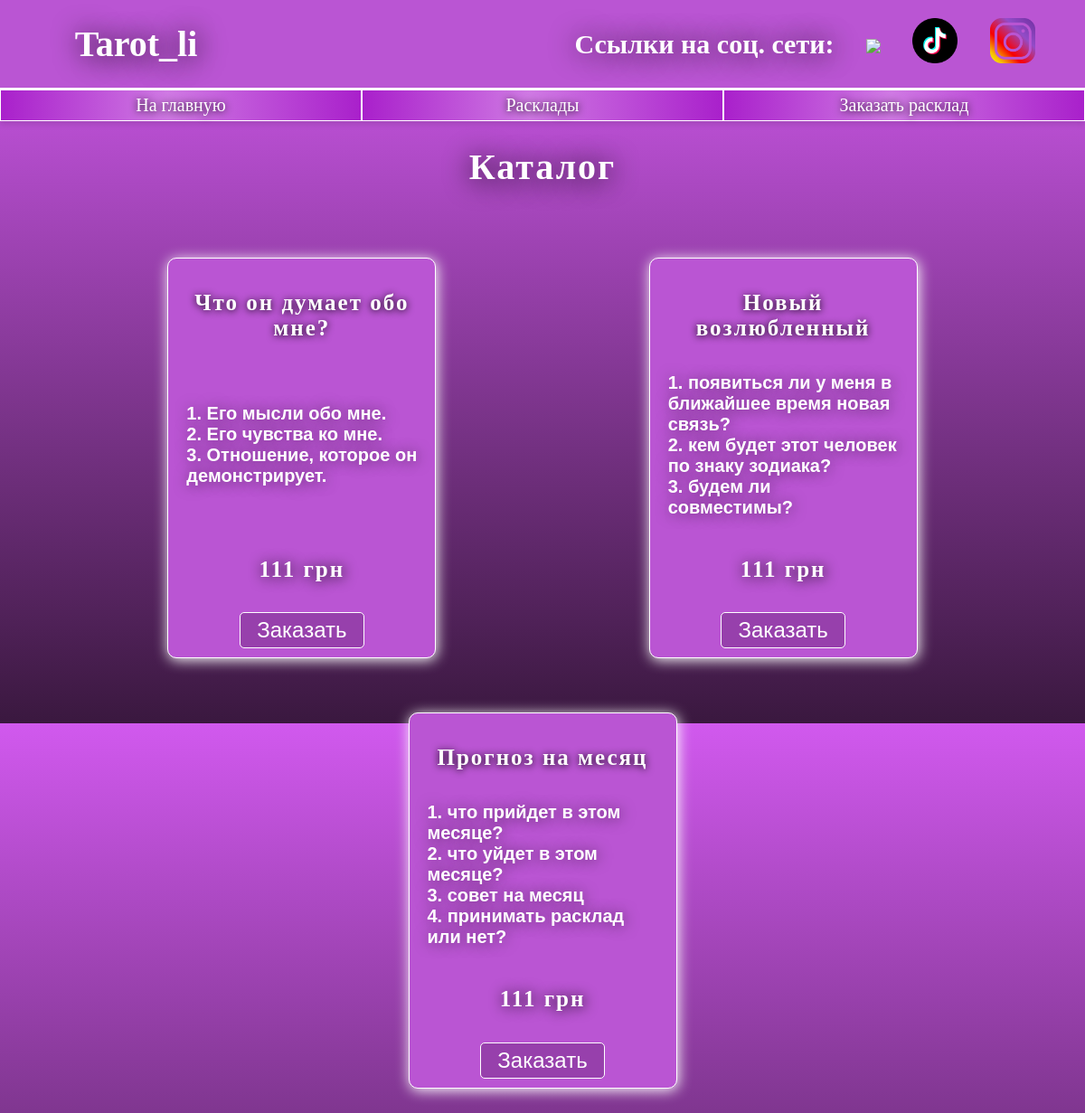
The app's page /catalog/, older data.
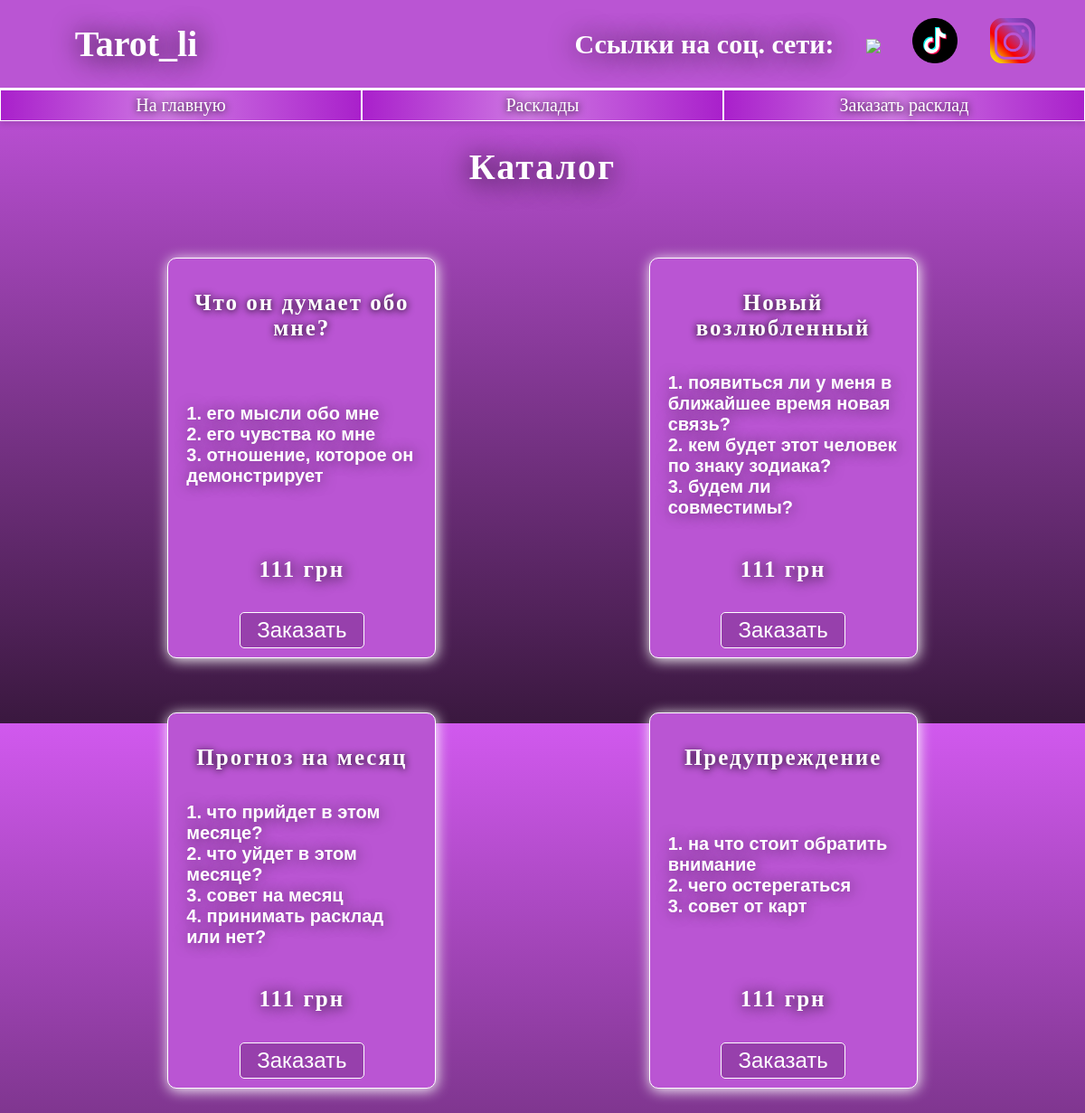
The same page, newer data.
### web/models.py (models this page shows, shortened)
class Rasklad(models.Model):
    name = models.CharField('Название раскладов', max_length= 100)
    voprosi = models.CharField('Вопросы расклада', max_length=1024)
    price = models.IntegerField("Цена")
    description = models.TextField('Описание')
    date = models.DateField('Дата публикации')

### web/views.py (the view)
# urls.py: path("catalog/", views.two, name='catalog'),
def two(request):
    data = Rasklad.objects.all()
    return render(request, "web/index2.html", {'rasklads': data})

### web/templates/web/index2.html (shortened to what this page needs)
{% extends 'web/base.html' %}
{% block content %}
    <h1>Каталог</h1>
    <div class="all-tovars">
    {% for rasklad in rasklads %}
        <div class="tovar">
            <h3>{{ rasklad.name }}</h3>
            <p class="description">{{ rasklad.description|linebreaksbr }}</p>
            <h4>{{ rasklad.price }} грн</h4>
            <button class="form-button"><a href="{% url 'rasklad' %}">Заказать</a></button>
        </div>
    {% endfor %}
    </div>
{% endblock %}

### web/templates/web/base.html (shortened to what this page needs)
{% load static %}
<!DOCTYPE html>
<html lang="en">
<head>
    <link rel="stylesheet" href="{% static 'web/css/index.css' %}">
</head>
<body>
    <header>
        <div class="header">
            <div class="head-elem"><p class="head-foot-text">Tarot_li</p></div>
            <div class="head-elem seti">
                <div>Ссылки на соц. сети: </div>
                <div class="soc-set"><a href="https://t.me/tarot_lil" target="_blank"><img src="{% static 'web/img/telegram.png' %}"></a></div>
                <div class="soc-set"><a href="https://www.tiktok.com/@tarot_lil?_t=8oQxVuHzZk8&_r=1" target="_blank"><img src="{% static 'web/img/Tiktok.png' %}"></a></div>
                <div class="soc-set"><a href="https://www.instagram.com/tarot_li_?igsh=N3c5aXlpeWIzMG01&utm_source=qr" target="_blank"><img src="{% static 'web/img/instagram.png' %}"></a></div>
            </div>
        </div>
    </header>
    <div class="all-content">
        <div class="menu">
            <a href="{% url 'glavnaya' %}"><div class="menu-button">На главную</div></a>
            <a href="{% url 'catalog' %}"><div class="menu-button">Расклады</div></a>
            <a href="{% url 'rasklad' %}"><div class="menu-button">Заказать расклад</div></a>
        </div>
        <div class="catalog">
            {% block content %}
            {% endblock %}
        </div>
    </div>
    <link rel="stylesheet" href="{% static 'web/js/index.js' %}">
</body>
</html>

### web/static/web/css/index.css (style rules this page uses)
body { background: linear-gradient(180deg, #d159ee 0%, #3a183f 100%); margin: 0; padding: 0; height: 100vh; color: white; font-family: "Renju"; background-size: 100% 100%; background-position: center; background-repeat: auto; }
body * { position: relative; z-index: 2; }
header { font-size: 30px; font-weight: bolder; text-shadow: 1px 1px 30px black; border-bottom: 2px rgb(255, 255, 255) solid; text-align: center; background-color: rgb(186, 85, 211); padding: 20px; }
.header { display: flex; justify-content: space-between; align-items: center; flex-direction: row; }
.header p { padding-right: 55%; }
.head-elem { width: 50%; }
.head-elem img { width: 50px; }
.seti { display: flex; justify-content: space-evenly; flex-direction: row; align-items: center; }
a { text-decoration: none; color: white; margin: 0; width: 100%; max-height: 100%; }
h1 { text-align: center; text-shadow: 1px 1px 15px rgb(0, 0, 0); text-shadow: 1px 2px 30px rgb(0, 0, 0); font-size: 40px; }
p { font-weight: bolder; }
.head-foot-text { color: white; margin: 0; text-shadow: 1px 2px 30px rgb(0, 0, 0); font-size: 40px; }
.menu { text-shadow: 0px 1px 8px rgb(0, 0, 0); box-shadow: 0px 4px 6px rgba(0, 0, 0, 0.1); display: flex; width: 100%; flex-direction: row; width: 100%; flex: 1; justify-content: start; }
.menu-button { background: linear-gradient(90deg, #a920cb 0%, #cf79e3 46.38%, #a920cb 100%); border: 1px rgb(255, 255, 255) solid; text-align: center; padding: 5px; font-size: 20px; }
.form-button { border: 1px rgb(255, 255, 255) solid; background: linear-gradient(180deg, #a920cb 100%); text-align: center; padding: 5px; font-size: 20px; }
.tovar { font-family:'Franklin Gothic Medium', 'Arial Narrow', Arial, sans-serif; width: 275px; border: 1px rgb(255, 255, 255) solid; padding: 10px; border-radius: 10px; background-color: rgb(186, 85, 211); box-shadow: 1px 2px 15px rgb(255, 255, 255); display: flex; flex-direction: column; justify-content: space-between; align-items: center; font-size: 20px; margin: 30px 70px; }
.tovar h3, .tovar h4, .catalog h1 { font-weight: bolder; text-align: center; font-size: 25px; text-shadow: 0px 1px 8px rgb(0, 0, 0); font-family: 'Renju'; src: url("/fonts/Renju") format('otf'); letter-spacing: 2px; }
.tovar h4 { text-shadow: 1px 1px 15px rgb(0, 0, 0); }
.tovar button { font-size: 24px; color: white; background-color: rgb(151, 64, 172); border-radius: 5px; text-align: center; width: 50%; }
.all-content { display: flex; flex-direction: column; }
.catalog { flex: 3; }
.catalog h1 { font-size: 40px; text-shadow: 1px 2px 30px rgb(0, 0, 0); font-size: 40px; }
.description { font-size: 20px; height: 50%; text-shadow: 1px 1px 15px rgba(0, 0, 0, 0.514); display: flex; justify-content: center; flex-direction: column; margin: 10px 10px; }
.all-tovars { padding: 20px; display: flex; flex-direction: row; justify-content: space-evenly; flex-wrap: wrap; }

Row changes from the older to the newer data that the page shows:
changed Rasklad "Что он думает обо мне?": description "1. Его мысли обо мне. 2. Его чувства ко мне. 3. Отношение, которое он демонстрирует." → "1. его мысли обо мне 2. его чувства ко мне 3. отношение, которое он демонстрирует"
added Rasklad: name "Предупреждение", description "1. на что стоит обратить внимание 2. чего остерегаться 3. совет от карт", price "111"
